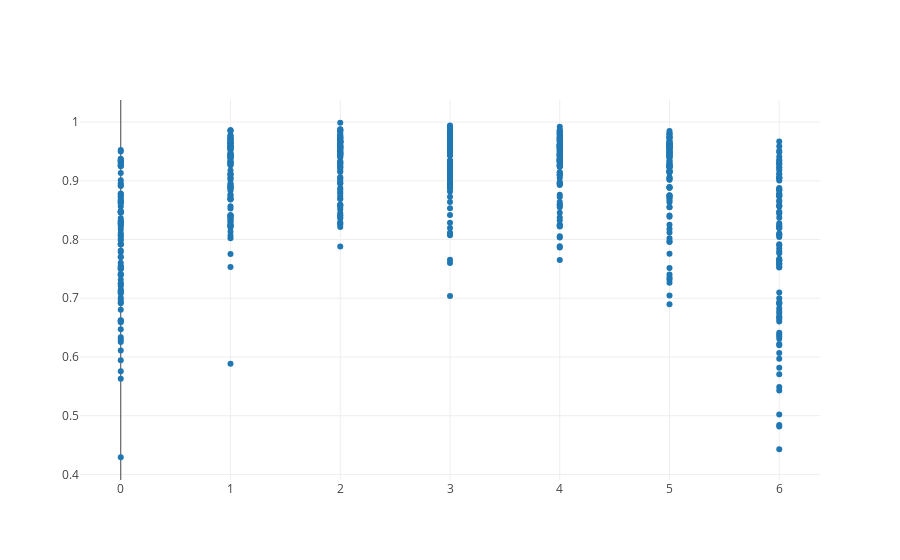

Notebook source saved alongside this figure:
### Code cell
column1 , column2 = [], []
with open('data/cleaned/2011-2017-Q1-bike-trips.csv') as csvfile:
    reader = csv.DictReader(csvfile)
    for row in reader:
        column1.append(row['dow'])
        column2.append(float(row['registered'])/float(row['total']))

iplot([Scatter(x=column1, y=column2, mode='markers')])

### Figure 1 — Plotly figure (JSON) as saved in the notebook; plotly's stock layout.template omitted (floating-point values rounded to 4 significant figures; data arrays with more than 128 entries replaced by an {"elided": "..."} marker saying what was removed)
{"data": [{"mode": "markers", "type": "scatter", "x": {"elided": "628 str values"}, "y": {"elided": "628 float values"}}], "layout": {}}
